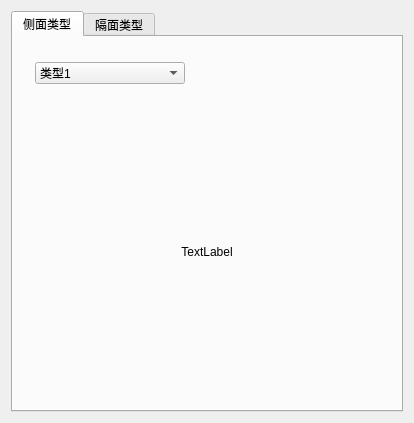
<?xml version="1.0" encoding="UTF-8"?>
<ui version="4.0">
 <class>ui_TowerBodyTypeClass</class>
 <widget class="QDialog" name="ui_TowerBodyTypeClass">
  <property name="geometry">
   <rect>
    <x>0</x>
    <y>0</y>
    <width>414</width>
    <height>423</height>
   </rect>
  </property>
  <property name="windowTitle">
   <string>查看类型</string>
  </property>
  <layout class="QVBoxLayout" name="verticalLayout">
   <item>
    <widget class="QTabWidget" name="tabWidget">
     <property name="currentIndex">
      <number>0</number>
     </property>
     <widget class="QWidget" name="tab_2">
      <attribute name="title">
       <string>侧面类型</string>
      </attribute>
      <layout class="QVBoxLayout" name="verticalLayout_2">
       <item>
        <widget class="QWidget" name="widget_10" native="true">
         <property name="maximumSize">
          <size>
           <width>16777215</width>
           <height>50</height>
          </size>
         </property>
         <layout class="QHBoxLayout" name="horizontalLayout_11">
          <item>
           <widget class="QComboBox" name="combo_b">
            <property name="minimumSize">
             <size>
              <width>150</width>
              <height>0</height>
             </size>
            </property>
            <item>
             <property name="text">
              <string>类型1</string>
             </property>
            </item>
            <item>
             <property name="text">
              <string>类型2</string>
             </property>
            </item>
            <item>
             <property name="text">
              <string>类型3</string>
             </property>
            </item>
            <item>
             <property name="text">
              <string>类型4</string>
             </property>
            </item>
            <item>
             <property name="text">
              <string>类型5</string>
             </property>
            </item>
            <item>
             <property name="text">
              <string>类型6</string>
             </property>
            </item>
            <item>
             <property name="text">
              <string>类型7</string>
             </property>
            </item>
            <item>
             <property name="text">
              <string>类型8</string>
             </property>
            </item>
            <item>
             <property name="text">
              <string>类型9</string>
             </property>
            </item>
            <item>
             <property name="text">
              <string>类型10</string>
             </property>
            </item>
           </widget>
          </item>
          <item>
           <spacer name="horizontalSpacer">
            <property name="orientation">
             <enum>Qt::Horizontal</enum>
            </property>
            <property name="sizeHint" stdset="0">
             <size>
              <width>40</width>
              <height>20</height>
             </size>
            </property>
           </spacer>
          </item>
         </layout>
        </widget>
       </item>
       <item>
        <widget class="QLabel" name="label_b">
         <property name="text">
          <string>TextLabel</string>
         </property>
         <property name="alignment">
          <set>Qt::AlignCenter</set>
         </property>
        </widget>
       </item>
      </layout>
     </widget>
     <widget class="QWidget" name="tab_3">
      <attribute name="title">
       <string>隔面类型</string>
      </attribute>
      <layout class="QVBoxLayout" name="verticalLayout_3">
       <item>
        <widget class="QWidget" name="widget_11" native="true">
         <property name="maximumSize">
          <size>
           <width>16777215</width>
           <height>50</height>
          </size>
         </property>
         <layout class="QHBoxLayout" name="horizontalLayout_13">
          <item>
           <widget class="QComboBox" name="combo_g">
            <property name="minimumSize">
             <size>
              <width>150</width>
              <height>0</height>
             </size>
            </property>
            <item>
             <property name="text">
              <string>类型1</string>
             </property>
            </item>
            <item>
             <property name="text">
              <string>类型2</string>
             </property>
            </item>
            <item>
             <property name="text">
              <string>类型3</string>
             </property>
            </item>
            <item>
             <property name="text">
              <string>类型4</string>
             </property>
            </item>
            <item>
             <property name="text">
              <string>类型5</string>
             </property>
            </item>
           </widget>
          </item>
          <item>
           <spacer name="horizontalSpacer_6">
            <property name="orientation">
             <enum>Qt::Horizontal</enum>
            </property>
            <property name="sizeHint" stdset="0">
             <size>
              <width>40</width>
              <height>20</height>
             </size>
            </property>
           </spacer>
          </item>
         </layout>
        </widget>
       </item>
       <item>
        <widget class="QLabel" name="label_g">
         <property name="text">
          <string>TextLabel</string>
         </property>
         <property name="alignment">
          <set>Qt::AlignCenter</set>
         </property>
        </widget>
       </item>
      </layout>
     </widget>
    </widget>
   </item>
  </layout>
 </widget>
 <layoutdefault spacing="6" margin="11"/>
 <resources/>
 <connections/>
</ui>
